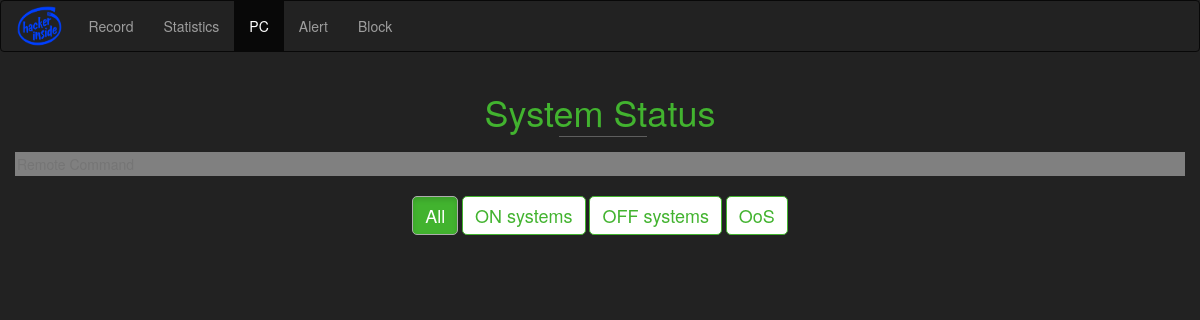
The app's page /pc.php, older data.
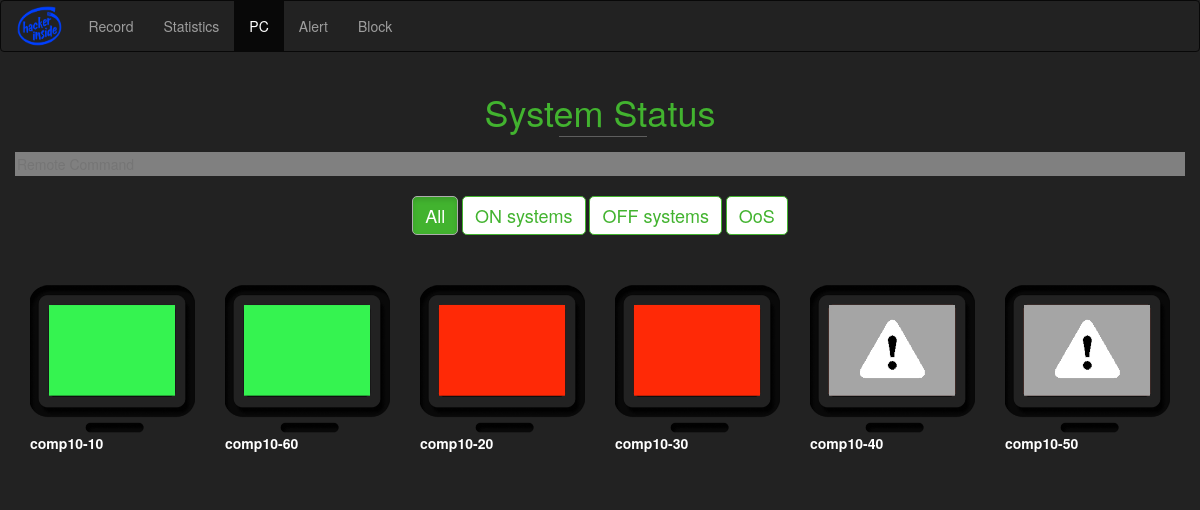
The same page, newer data.
### tables this page shows
CREATE TABLE `pc_usage` (
  `pc_id` varchar(10) NOT NULL,
  `status` int(5) NOT NULL,
  `last_boot` int(10) NOT NULL,
  `on_time` int(10) NOT NULL
);

### pc.php (the view, shortened to what this page needs)
<!DOCTYPE html>
<html lang="en">
<head>
    <link href="css/bootstrap.min.css" rel="stylesheet">
    <link rel="stylesheet" type="text/css" href="css/decor.css">
</head>
<body>
    <nav class="navbar navbar-inverse">
        <div class="container-fluid">
            <div class="navbar-header">
                <a class="navbar-brand" href="#"><img id="logo" src = "img/logo1.png"></a>
            </div>
            <div class="collapse navbar-collapse" id="bs-example-navbar-collapse-1">
                <ul class="nav navbar-nav">
                    <li><a href="record.php">Record<span class="sr-only">(current)</span></a></li>
                    <li><a href="statistics.php">Statistics</a></li>
                    <li class="active"><a href="pc.php">PC</a></li>
                    <li><a href="alert.php">Alert</a></li>
                    <li><a href="block.php">Block</a></li>
                </ul>
            </div>
        </div>
    </nav>
    <div>
                <div class="container">
                    <div class="row">
                        <div class="gallery col-lg-12 col-md-12 col-sm-12 col-xs-12">
                            <h1 class="gallery-title">System Status</h1>
                        </div>
                        <input style="padding:2px; background: grey; border:0; color:black;width:100%" id="allspawner" placeholder="Remote Command" ></input>
                          <br/> <br/>
                        <div align="center">
                            <button class="btn btn-default filter-button active" data-filter="all">All</button>
                            <button class="btn btn-default filter-button" data-filter="ON">ON systems</button>
                            <button class="btn btn-default filter-button" data-filter="OFF">OFF systems</button>
                            <button class="btn btn-default filter-button" data-filter="spray">OoS</button>
                        </div>
                        <br/>
                        <?php
						$result = mysql_query("SELECT * FROM pc_usage where status = 1");
						       while($row = mysql_fetch_array($result)){
								   echo
								   "<div id=".$row['pc_id']." class='gallery_product col-lg-2 col-md-2 col-sm-2 col-xs-4 filter ON'>
									<img src='img/on.png' class='img-responsive'><a style='color:white;font-weight:bold' href='record.php?id='".$row['pc_id']."'>".$row['pc_id']."</a>
								</div>";
							   }
						$result2 = mysql_query("SELECT * FROM pc_usage where status = 0");
						       while($row = mysql_fetch_array($result2)){
								   echo
								   "<div id=".$row['pc_id']." class='gallery_product col-lg-2 col-md-2 col-sm-2 col-xs-4 filter OFF'>
									<img src='img/off.png' class='img-responsive'><a style='color:white;font-weight:bold' href='record.php?id='".$row['pc_id']."'>".$row['pc_id']."</a>
								</div>";
							   }
							   $result3 = mysql_query("SELECT * FROM pc_usage where status = -1");
						       while($row = mysql_fetch_array($result3)){
								   echo
								   "<div id=".$row['pc_id']." class='gallery_product col-lg-2 col-md-2 col-sm-2 col-xs-4 filter spray'>
									<img src='img/er.png' class='img-responsive'><a style='color:white;font-weight:bold' href='record.php?id='".$row['pc_id']."'>".$row['pc_id']."</a>
								</div>";
							   }
                        ?>
                    </div>
                </div>
    </div>
</body>
</html>

### css/decor.css (style rules this page uses)
body { background-color: #222222; background-size: 100% 100%; background-repeat: no-repeat; background-attachment: fixed; }
.gallery-title { font-size: 36px; color: #42B32F; text-align: center; font-weight: 500; margin-bottom: 20px; }
.gallery-title:after { content: ""; position: absolute; width: 7.5%; left: 46.5%; height: 45px; border-bottom: 1px solid #5e5e5e; }
.filter-button { font-size: 18px; border: 1px solid #42B32F; border-radius: 5px; text-align: center; color: #42B32F; margin-bottom: 30px; }
.filter-button.active { background-color: #42B32F; color: white; }
.gallery_product { margin-bottom: 30px; }
.navbar-brand { padding: 4px 10px 0px 15px; }
#logo { height: 42px; }
form input, button { padding: 5px; }

Row changes from the older to the newer data that the page shows:
added pc_usage: pc_id "comp10-10", shown under "System Status"
added pc_usage: pc_id "comp10-60", shown under "System Status"
added pc_usage: pc_id "comp10-20"
added pc_usage: pc_id "comp10-30"
added pc_usage: pc_id "comp10-40"
added pc_usage: pc_id "comp10-50"
